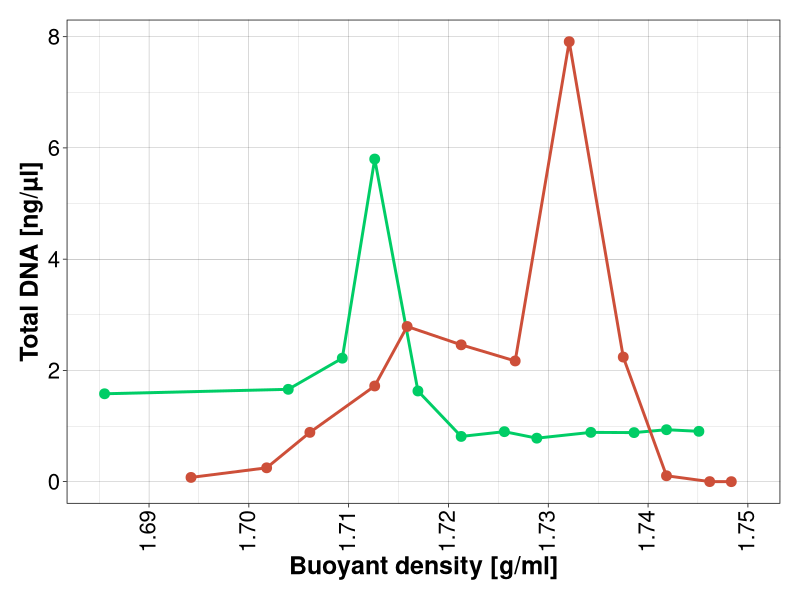
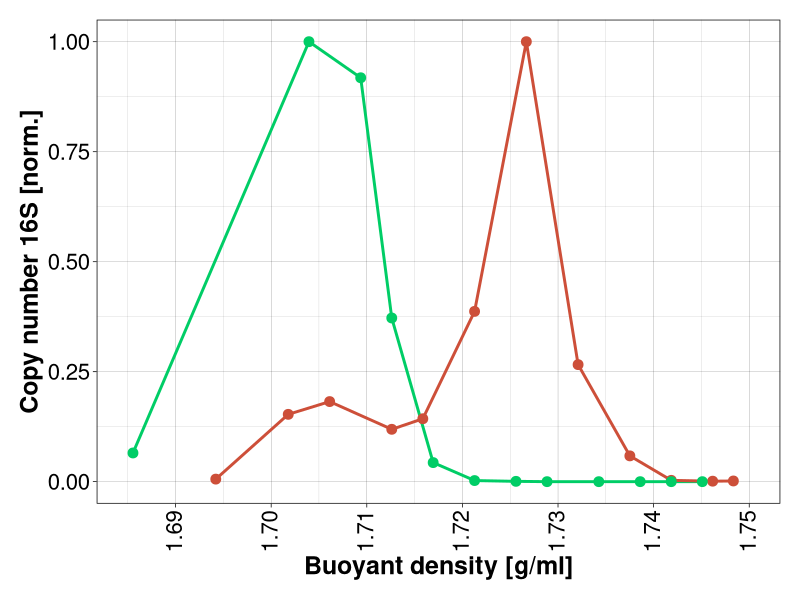
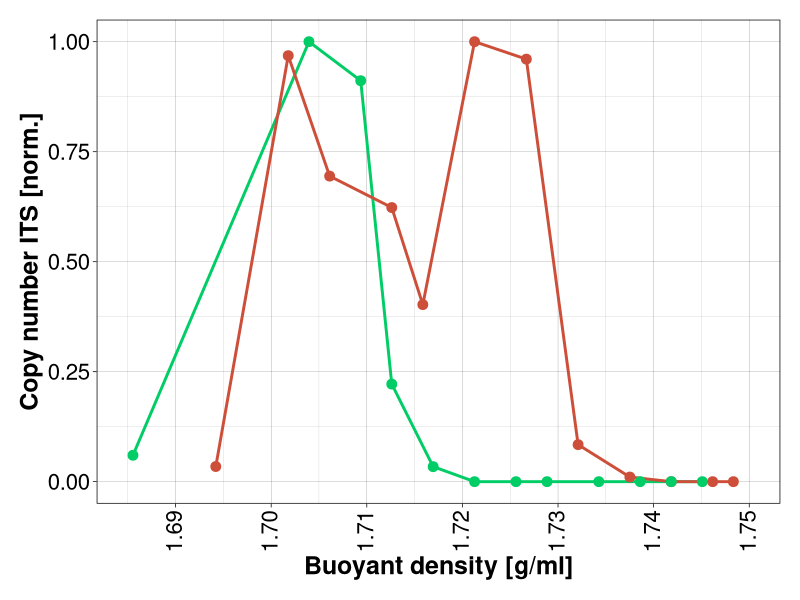
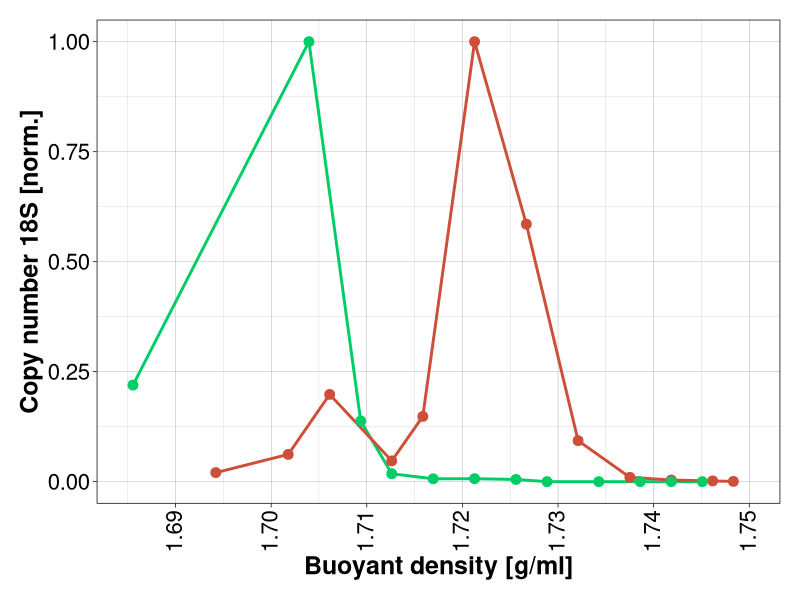
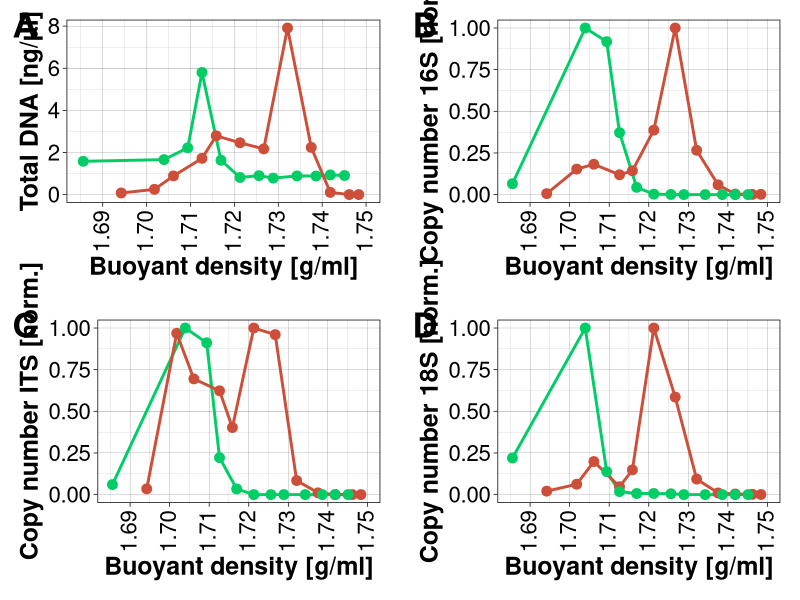

Recreate these plots in R, in order.
rm(list=ls())

########## load libraries
library(vegan)
library(readxl)
library(ggplot2)
library(gridExtra)
library(tidyverse)
library(scales)
library(grid)
library(gridExtra)


########## load and prep data (supplied)
data <- read.csv2("fraction selection example.csv") 
data

data$copy.number <- as.numeric(data$copy.number)
data$copy.number.norm <- as.numeric(data$copy.number.norm)
data$density <- as.numeric(data$density)
data$sample <- as.character(data$sample)
data$DNA.conc <- as.numeric(data$DNA.conc)


  ########## plot A total DNA concentration
  df <-subset(data, organism=="16S")
  df
  
  sup1 <- expression(''^"12"*'C-control sample            ')
  sup2 <- expression(''^"13"*'C-labeled sample')
  
  total <- ggplot(df, aes(x = density, y = DNA.conc, label = fraction)) + 
    geom_line(aes(color = label), linewidth=1) +
    geom_point(aes(color = label),size=3)+
    scale_color_manual(values = c("springgreen3","tomato3","dodgerblue1"),labels=c("12C"=sup1, "13C"=sup2)) + 
    scale_y_continuous(name="Total DNA [ng/µl]")+
    scale_x_continuous((name="Buoyant density [g/ml]"), limits=c(1.685,1.75),breaks = seq(1.69,1.75,0.01))+
    theme_linedraw() +                                         
    theme(axis.title.y=element_text(margin= margin(r=3)),
          plot.title=element_blank(),
          strip.text=element_blank(),
          plot.margin = unit(c(0.5, 0.5, 0.5, 0.5), "cm"),
          axis.title = element_text(size=18, face="bold"),
          axis.text.y = element_text(size=16, color="black"),
          axis.text.x = element_text(size=16, angle=90, vjust=0.4,color="black"),
          legend.title = element_blank(),
          legend.position = "none",
          legend.text = element_text(size=16))
  total
  
  
  ########## plot B copy nr bacteria
  df <-subset(data, organism=="16S")
  df
  
  sup1 <- expression(''^"12"*'C-control sample            ')
  sup2 <- expression(''^"13"*'C-labeled sample')
  
  p16S <- ggplot(df, aes(x = density, y = copy.number.norm, label = fraction)) + 
    geom_line(aes(color = label), linewidth=1) +
    geom_point(aes(color=label),size=3)+
    scale_color_manual(values = c("springgreen3","tomato3","dodgerblue1"),labels=c("12C"=sup1, "13C"=sup2)) + 
    scale_y_continuous(name="Copy number 16S [norm.]")+
    scale_x_continuous((name="Buoyant density [g/ml]"), limits=c(1.685,1.75),breaks = seq(1.69,1.75,0.01))+
    theme_linedraw() +                                          
    theme(axis.title.y=element_text(margin= margin(r=3)),
          plot.title=element_blank(),
          strip.text=element_blank(),
          plot.margin = unit(c(0.5, 0.5, 0.5, 0.5), "cm"),
          axis.title = element_text(size=18, face="bold"),
          axis.text.y = element_text(size=16, color="black"),
          axis.text.x = element_text(size=16, angle=90, vjust=0.4,color="black"),
          legend.title = element_blank(),
          legend.position = "none",
          legend.text = element_text(size=16))
  p16S
  
  
  
  ########## plot C copy nr fungi
  df <-subset(data, organism=="ITS")
  df
  
  sup1 <- expression(''^"12"*'C-control sample            ')
  sup2 <- expression(''^"13"*'C-labeled sample')
  
  pITS <- ggplot(df, aes(x = density, y = copy.number.norm, label = fraction)) + 
    geom_line(aes(color = label), linewidth=1) +
    geom_point(aes(color=label),size=3)+
    scale_color_manual(values = c("springgreen3","tomato3","dodgerblue1"),labels=c("12C"=sup1, "13C"=sup2)) + 
    scale_y_continuous(name="Copy number ITS [norm.]")+
    scale_x_continuous((name="Buoyant density [g/ml]"), limits=c(1.685,1.75),breaks = seq(1.69,1.75,0.01))+
    theme_linedraw() +                                         
    theme(axis.title.y=element_text(margin= margin(r=3)),
          plot.title=element_blank(),
          strip.text=element_blank(),
          plot.margin = unit(c(0.5, 0.5, 0.5, 0.5), "cm"),
          axis.title = element_text(size=18, face="bold"),
          axis.text.y = element_text(size=16, color="black"),
          axis.text.x = element_text(size=16, angle=90, vjust=0.4,color="black"),
          legend.title = element_blank(),
          legend.position = "none",
          legend.text = element_text(size=16))
  pITS
  
  
  
  ########## plot D copy nr cercozoa
  df <-subset(data, organism=="18S")
  df
  
  sup1 <- expression(''^"12"*'C-control sample            ')
  sup2 <- expression(''^"13"*'C-labeled sample')
  
  p18S <- ggplot(df, aes(x = density, y = copy.number.norm, label = fraction)) + 
    geom_line(aes(color = label), linewidth=1) +
    geom_point(aes(color=label),size=3)+
    scale_color_manual(values = c("springgreen3","tomato3","dodgerblue1"),labels=c("12C"=sup1, "13C"=sup2)) + 
    scale_y_continuous(name="Copy number 18S [norm.]")+
    scale_x_continuous((name="Buoyant density [g/ml]"), limits=c(1.685,1.75),breaks = seq(1.69,1.75,0.01))+
    theme_linedraw() +                                        
    theme(axis.title.y=element_text(margin= margin(r=3)),
          plot.title=element_blank(),
          strip.text=element_blank(),
          plot.margin = unit(c(0.5, 0.5, 0.5, 0.5), "cm"),
          axis.title = element_text(size=18, face="bold"),
          axis.text.y = element_text(size=16, color="black"),
          axis.text.x = element_text(size=16, angle=90, vjust=0.4,color="black"),
          legend.title = element_blank(),
          legend.position = "none",
          legend.text = element_text(size=16))
  p18S
    


########## export Figure S18
library(cowplot)
combiplot <- plot_grid(
  total, p16S, pITS, p18S,
  labels = "AUTO", ncol = 2, label_size = 25
)
combiplot

png("Figure S18.png", width = 450, height = 300, units = "mm", res = 1000)
grid.arrange(combiplot, ncol = 1)
dev.off()

